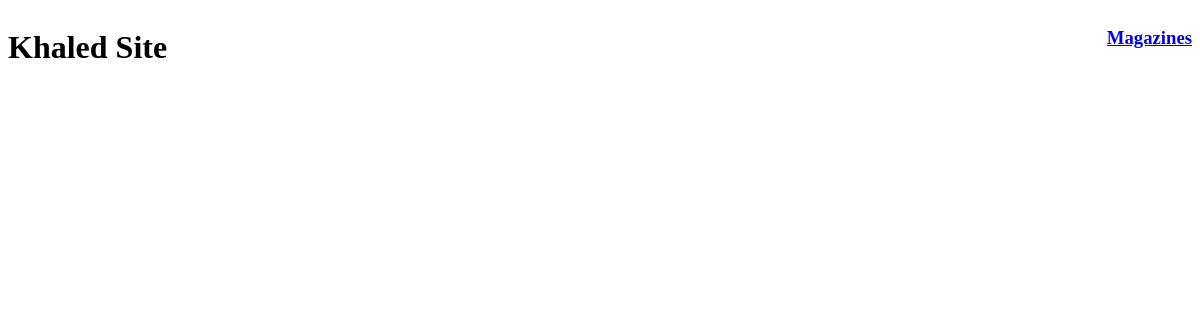
Before: / with the older database file.
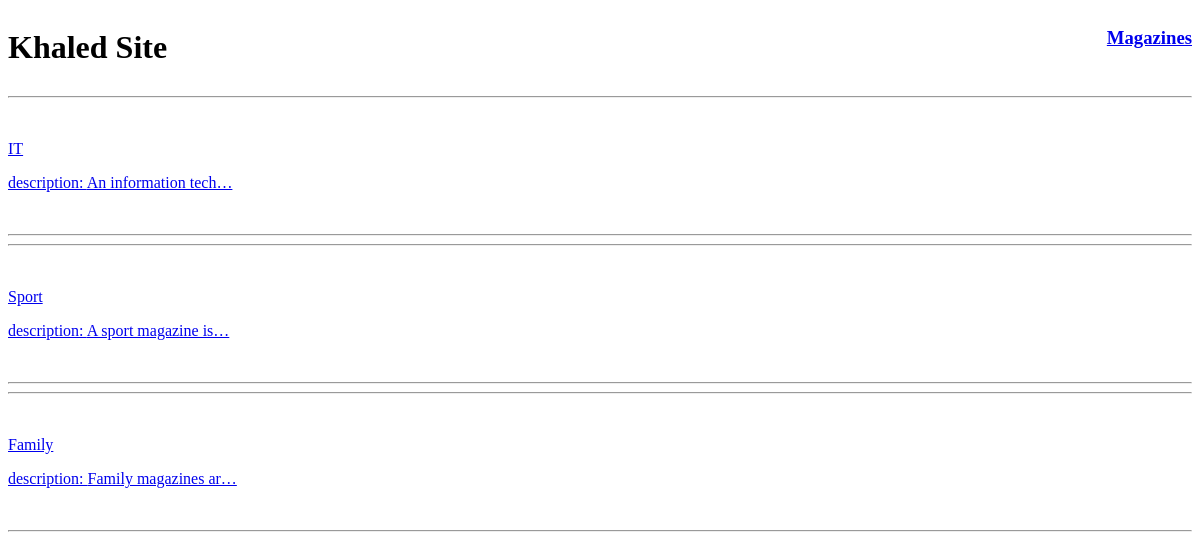
After: the same page with the newer database file.
### blog/models.py (models this page shows, shortened)
class Magazine(models.Model):
    title = models.CharField(max_length=150)
    publish_date = models.DateTimeField(auto_now_add=True)
    description = models.TextField()
    def get_absolute_url(self):
        return reverse('blogs:magazine_details', args={self.pk})

### blog/views.py (the view)
# urls.py: path('', views.Magazines.as_view(), name="magazines"),
class Magazines(ListView):
    template_name = "homepage.html"
    queryset = Magazine.objects.all().order_by("-publish_date")
    context_object_name = "magazines"

### templates/homepage.html
{% include "base.html" %}
{% block content %}
    {% for magazine in magazines %}
        <div>
            <hr>
            <br>
            <a href="{{ magazine.get_absolute_url }}">
                <p>{{ magazine.title|capfirst }}</p>
            </a>
            <a href="{{ magazine.get_absolute_url }}">
                <p>description: {{ magazine.description|truncatechars:20 }}</p>
            </a>
            <br>
            <hr>
        </div>
    {% endfor %}
{% endblock %}

### templates/base.html (shortened to what this page needs)
{% load static %}
<!DOCTYPE html>
<html lang="en">
<head>
    <link rel="stylesheet" href="{% static 'css/base.css' %}">
</head>
<body>
    <div class="header">
        <h1>Khaled Site</h1>
        <div>
            <h3><a href="{% url 'blogs:magazines' %}">Magazines</a></h3>
        </div>
    </div>
</body>
</html>

### static/css/base.css (style rules this page uses)
.header { display: flex; flex-direction: row; justify-content: space-between; }

Changed rows visible on the page:
added Magazine: title "IT", description "An information tech…"
added Magazine: title "Sport", description "A sport magazine is…"
added Magazine: title "Family", description "Family magazines ar…"
